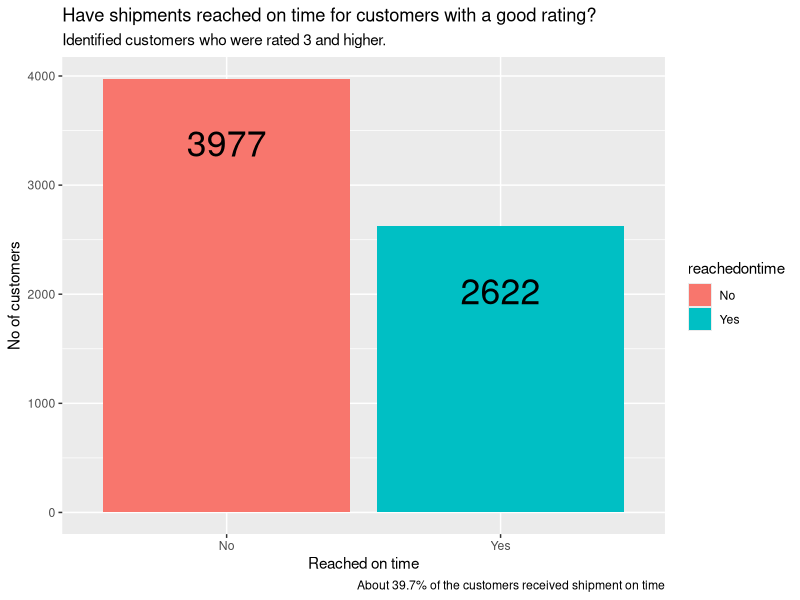
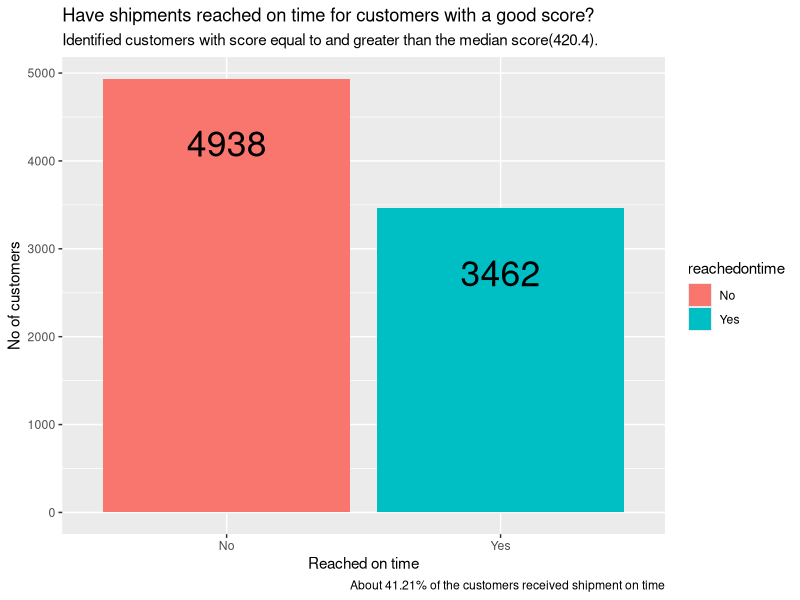
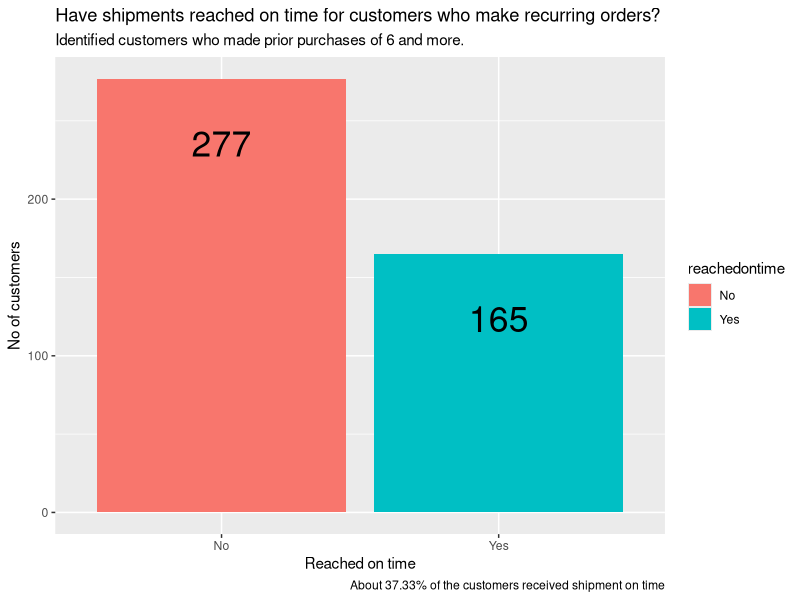
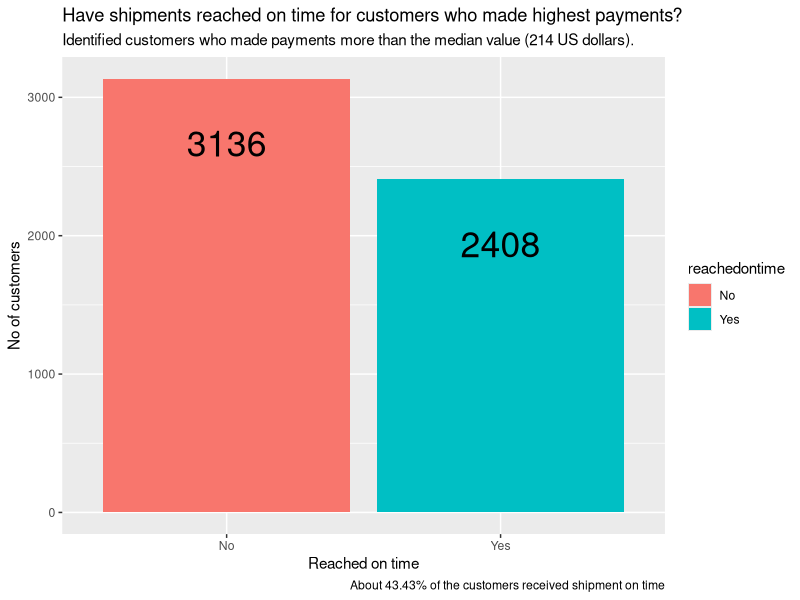
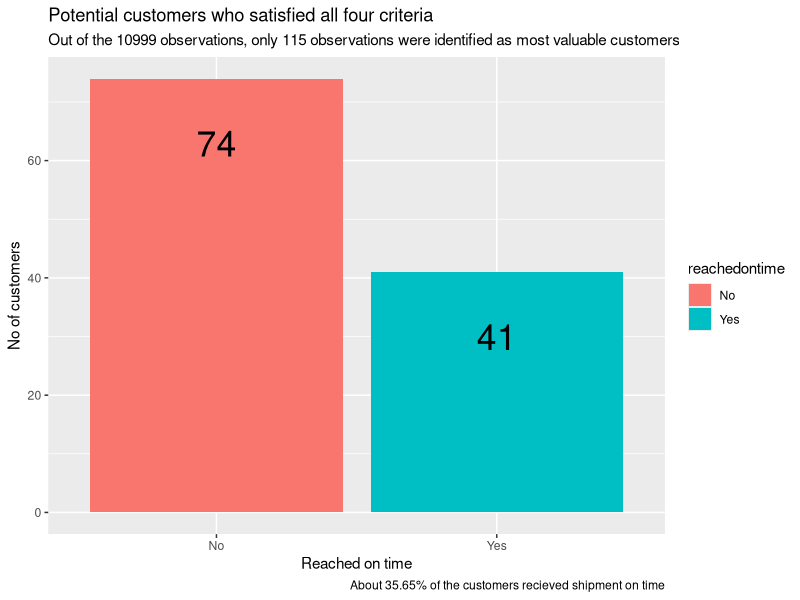

These charts were generated, in order, by the following R code:
#Loading the required packages
library(tidyverse)#for data manipulation
library(ggplot2) #for data visualization


#Import the dataset.
data <- read.csv("train.csv")

#create a copy of the dataset.
data1 <- data

#remove ID column.
data1$ID <- NULL

#rename variables.
names(data1) <- c("warehouseblock", "modeofshipment", "customercarecalls", "customerrating", "costoftheproduct", "priorpurchase", "productimportance", "gender", "discountoffered", "weightingrams", "reachedontime")

#check for any missing values column-wise.
colSums(is.na(data)) #No missing values in the dataset.

#structure and summary of the dataset
str(data1)
summary(data1)

#check the proportion of target variable - "reachedontime"
table(data1$reachedontime) #4436 orders were delivered on time. 6563 orders were not delivered on time. 

#convert target variable to factor.
data1$reachedontime <- as.factor(data1$reachedontime)

#check for unique levels in the following variables.
unique(data1$priorpurchase) 
unique(data1$customercarecalls)
unique(data1$customerrating)

#convert the above three variables to factor.
data1$priorpurchase <- as.factor(data1$priorpurchase)
data1$customercarecalls <- as.factor(data1$customercarecalls)
data1$customerrating <- as.factor(data1$customerrating)



#identify the best customers with rating is equal to and greater than 3
good_rating <- data1 %>% filter(as.numeric(customerrating) >= 3 ) 
prop.table(table(good_rating$reachedontime)) #60.26 % customers whith rating of 3 or more didnt receive shipments on time.

good_rating$reachedontime <-  ifelse(good_rating$reachedontime == "0", "Yes", "No")

#Visualize the finding
g1 <- ggplot(good_rating, aes(reachedontime))  + geom_bar(aes(fill = reachedontime))
g1 + labs(title = "Have shipments reached on time for customers with a good rating?", subtitle = "Identified customers who were rated 3 and higher.", x = "Reached on time", y = "No of customers", caption = "About 39.7% of the customers received shipment on time") + geom_text(stat = "count",aes(label = ..count..), vjust = 3, size =  9)

#Customer score
#Average order value = Total Revenue / Total number of orders
sum(data1$costoftheproduct) #2311955 (approx. 2.3 Million US dollars)
averageordervalue <-2311955/10999
data1$customerscore <- averageordervalue * as.numeric(data1$priorpurchase)
summary(data1$customerscore) #Median score is 420.4

#identify the best customers with score greater than or eual to median score (420.4).
best_customerscore <- data1 %>% filter(customerscore >= median(customerscore))
prop.table(table(best_customerscore$reachedontime)) #41.21 % on-time delivery rate.
best_customerscore$reachedontime <-  ifelse(best_customerscore$reachedontime == "0", "Yes", "No")

#Visualize the finding
g2 <- ggplot(best_customerscore, aes(reachedontime)) + geom_bar(aes(fill = reachedontime))
g2 + labs(title = "Have shipments reached on time for customers with a good score?", subtitle = "Identified customers with score equal to and greater than the median score(420.4).", x = "Reached on time", y = "No of customers", caption = "About 41.21% of the customers received shipment on time") + geom_text(stat = "count",aes(label = ..count..), vjust = 3, size =  9)


#Recurring orders
#identify customers who make recurring orders greater than or equal to 6.
recurring_orders <- data1 %>% filter(as.numeric(priorpurchase) >= 6)
prop.table(table(recurring_orders$reachedontime))
recurring_orders$reachedontime <-  ifelse(recurring_orders$reachedontime == "0", "Yes", "No")


#visualize the finding
g3 <- ggplot(recurring_orders, aes(reachedontime)) + geom_bar(aes(fill = reachedontime))
g3 + labs(title = "Have shipments reached on time for customers who make recurring orders?", subtitle = "Identified customers who made prior purchases of 6 and more.", x = "Reached on time", y = "No of customers", caption = "About 37.33% of the customers received shipment on time") + geom_text(stat = "count",aes(label = ..count..), vjust = 3, size =  9)

#identify customers who make the highest payment
max(data1$costoftheproduct) #310 US dollars
min(data1$costoftheproduct) #96 US dollars
median_value <- median(data1$costoftheproduct)
median_value #214 US dollars

#identify the customers who made payments greater than or equal to the median value
highest_payments <- data1 %>% filter(costoftheproduct >= median_value)
prop.table(table(highest_payments$reachedontime))
highest_payments$reachedontime <-  ifelse(highest_payments$reachedontime == "0", "Yes", "No")

#visualize the finding
g4 <- ggplot(highest_payments, aes(reachedontime)) + geom_bar(aes(fill = reachedontime))
g4 + labs(title = "Have shipments reached on time for customers who made highest payments?", subtitle = "Identified customers who made payments more than the median value (214 US dollars).", x = "Reached on time", y = "No of customers", caption = "About 43.43% of the customers received shipment on time") + geom_text(stat = "count",aes(label = ..count..), vjust = 3, size =  9)

#Identify best customers who satisfy all the above criteria
mostvaluable_customers <- data1 %>% filter(as.numeric(customerrating) >= 3,customerscore >= median(customerscore), as.numeric(priorpurchase) >= 6, costoftheproduct >= median_value)
prop.table(table(mostvaluable_customers$reachedontime))
mostvaluable_customers$reachedontime <- ifelse(mostvaluable_customers$reachedontime == "0", "Yes", "No")

#visualize the finding
g5 <- ggplot(mostvaluable_customers, aes(reachedontime)) + geom_bar(aes(fill = reachedontime))
g5 + labs(title = "Potential customers who satisfied all four criteria", subtitle = "Out of the 10999 observations, only 115 observations were identified as most valuable customers", x = "Reached on time", y = "No of customers", caption = "About 35.65% of the customers recieved shipment on time") + geom_text(stat = "count",aes(label = ..count..), vjust = 3, size =  9)

